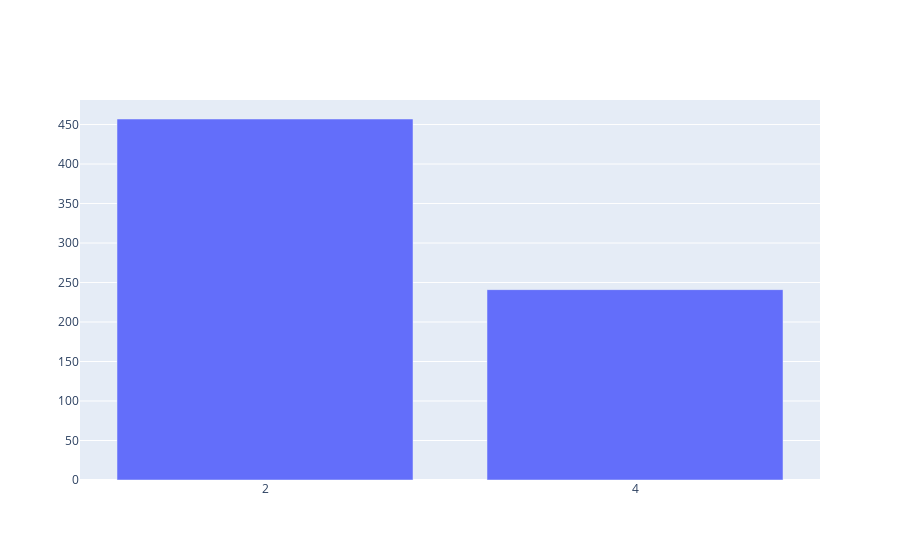
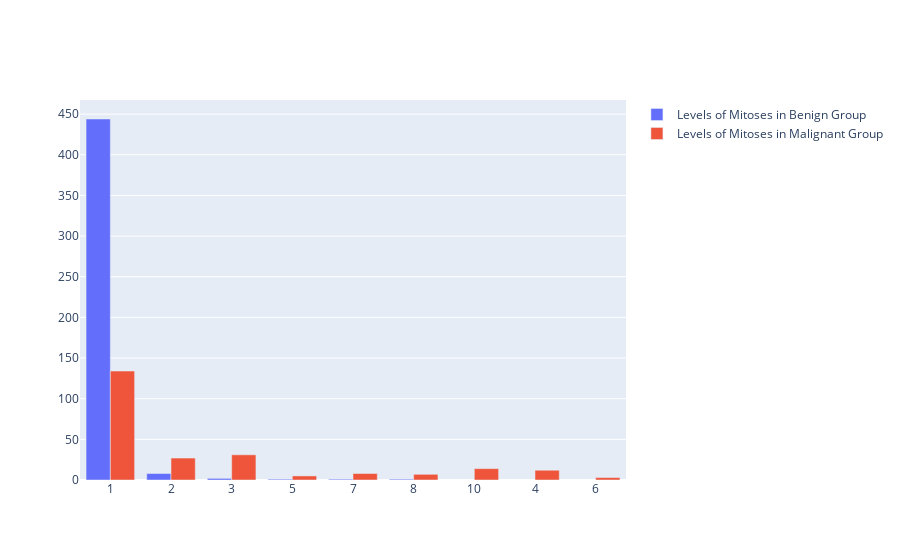

The cell these charts' notebook holds for them, in order:
### Code cell
import pandas as pd
import plotly.graph_objects as go
import plotly.offline as pyoff
from sklearn.model_selection import train_test_split
from sklearn.preprocessing import StandardScaler
from sklearn.neighbors import KNeighborsClassifier
from sklearn.metrics import classification_report, confusion_matrix, accuracy_score

# Load the data
data = pd.read_csv('Ex8.csv')
data.info()

# Rename columns for clarity
data.columns = ['Id', 'Clump Thickness', 'Uniformity of Cell Size', 'Uniformity of Cell Shape', 'Marginal Adhesion',
                'Single Epithelial Cell Size', 'Bare Nuclei', 'Bland Chromatin', 'Normal Nucleoli', 'Mitoses', 'Class']

# Plot the target balance
target_balance = data['Class'].value_counts().reset_index()
target_balance.columns = ['Class', 'Count']

target_class = go.Bar(
    name='Target Balance',
    x=target_balance['Class'].astype(str),
    y=target_balance['Count']
)

fig = go.Figure(target_class)
pyoff.iplot(fig)

# Record of Mitosis in Benign and Malignant Groups
beg_class_pat = data.loc[data['Class'] == 2]
mal_class_pat = data.loc[data['Class'] == 4]

Mith_10_beg = beg_class_pat['Mitoses'].value_counts().reset_index()
Mith_10_beg.columns = ['Mitoses', 'Count']

Mith_10_mal = mal_class_pat['Mitoses'].value_counts().reset_index()
Mith_10_mal.columns = ['Mitoses', 'Count']

# Plot Mitoses distribution
fig = go.Figure(data=[
    go.Bar(name='Levels of Mitoses in Benign Group', x=Mith_10_beg['Mitoses'].astype(str), y=Mith_10_beg['Count']),
    go.Bar(name='Levels of Mitoses in Malignant Group', x=Mith_10_mal['Mitoses'].astype(str), y=Mith_10_mal['Count']),
])
fig.update_layout(barmode='group')
fig.show()

# Prepare data for KNN
# Drop the 'Id' column as it's not a feature for prediction
X = data.drop(columns=['Id', 'Class'])
y = data['Class']

# Check unique values in 'Bare Nuclei' column
print("Unique values in 'Bare Nuclei':", X['Bare Nuclei'].unique())

# Convert 'Bare Nuclei' to numeric, coercing errors to NaN
X['Bare Nuclei'] = pd.to_numeric(X['Bare Nuclei'], errors='coerce')

# Fill NaN values with the median of the column
X = X.fillna(X.median())

# Split the data into training and test sets
X_train, X_test, y_train, y_test = train_test_split(X, y, test_size=0.3, random_state=42)

# Standardize the data
scaler = StandardScaler()
X_train_scaled = scaler.fit_transform(X_train)
X_test_scaled = scaler.transform(X_test)

# Train a KNN model
knn = KNeighborsClassifier(n_neighbors=5)  # You can experiment with different values for k
knn.fit(X_train_scaled, y_train)

# Make predictions
y_pred = knn.predict(X_test_scaled)

# Evaluate the model
print("Accuracy:", accuracy_score(y_test, y_pred))
print("Confusion Matrix:\n", confusion_matrix(y_test, y_pred))
print("Classification Report:\n", classification_report(y_test, y_pred))

### Figure 1 — Plotly figure (JSON) as saved in the notebook; plotly's stock layout.template omitted (floating-point values rounded to 4 significant figures)
{"data": [{"name": "Target Balance", "type": "bar", "x": ["2", "4"], "y": [457, 241]}], "layout": {}}

### Figure 2 — Plotly figure (JSON) as saved in the notebook; plotly's stock layout.template omitted (floating-point values rounded to 4 significant figures)
{"data": [{"name": "Levels of Mitoses in Benign Group", "type": "bar", "x": ["1", "2", "3", "5", "7", "8"], "y": [444, 8, 2, 1, 1, 1]}, {"name": "Levels of Mitoses in Malignant Group", "type": "bar", "x": ["1", "3", "2", "10", "4", "7", "8", "5", "6"], "y": [134, 31, 27, 14, 12, 8, 7, 5, 3]}], "layout": {"barmode": "group"}}
